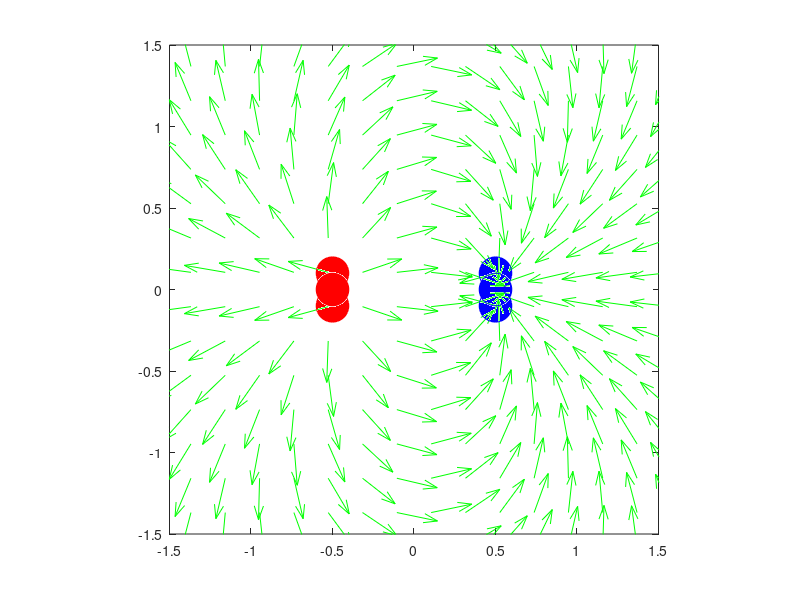

Write MATLAB code to recreate this figure.
clear;
close all; clc;
N=20;
minX=-2;
maxX=2;
minY=-2;
maxY=2;
x=linspace(minX,maxX,N);
y=linspace(minY,maxY,N);
[xG,yG]=meshgrid(x,y);
%posicion particula negativa
xCn=0.5; yCn=0; a=0.2;
xCn2=0.5; yCn2=0+a/2;
xCn3=0.5; yCn3=0-a/2;
xCp=-0.5; yCp=0; a=0.2;
xCp2=-0.5; yCp2=0+a/2;
xCp3=-0.5; yCp3=0-a/2;
%campo el[ectrico
Qn=-20;
Qp=20;
eps0=8.854e-12;
kC=1/(4*pi*eps0);
Rx=xG-xCn;
Ry=yG-yCn;
R=sqrt(Rx.^2 +Ry.^2).^3;
Ex=kC.*Qn.*Rx./R;
Ey=kC.*Qn.*Ry./R;

Rx=xG-xCn2;
Ry=yG-yCn2;
R=sqrt(Rx.^2 +Ry.^2).^3;
Ex=Ex + kC .* Qn .* Rx ./ R;
Ey=Ey + kC .* Qn .* Ry ./R;

Rx=xG-xCn3;
Ry=yG-yCn3;
R=sqrt(Rx.^2 +Ry.^2).^3;
Ex=Ex + kC .* Qn .* Rx ./ R;
Ey=Ey + kC .* Qn .* Ry ./R;


Rx=xG-xCp;
Ry=yG-yCp;
R=sqrt(Rx.^2 +Ry.^2).^3;
Ex=Ex+kC.*Qp.*Rx./R;
Ey=Ey+kC.*Qp.*Ry./R;

Rx=xG-xCp2;
Ry=yG-yCp2;
R=sqrt(Rx.^2 +Ry.^2).^3;
Ex=Ex + kC .* Qp .* Rx ./ R;
Ey=Ey + kC .* Qp .* Ry ./R;

Rx=xG-xCp3;
Ry=yG-yCp3;
R=sqrt(Rx.^2 +Ry.^2).^3;
Ex=Ex + kC .* Qp .* Rx ./ R;
Ey=Ey + kC .* Qp .* Ry ./R;


E= sqrt(Ex.^2 +Ey.^2);

u=Ex./E;
v=Ey./E;
%dibujar
figure();
h=quiver(xG,yG,u,v);
set(h,'color',[0 1 0]);
axis([-1.5 1.5 -1.5 1.5]);
axis equal;
box on;
h=rectangle('Position',[xCn-a/2,yCn-a/2,a,a],'curvature',[1 1]);
set(h,'Facecolor',[0 0 1],'Edgecolor',[0,0,1]);
hold on
h=rectangle('Position',[xCn2-a/2,yCn2-a/2,a,a],'curvature',[1 1]);
set(h,'Facecolor',[0 0 1],'Edgecolor',[0,0,1]);
h=rectangle('Position',[xCn3-a/2,yCn3-a/2,a,a],'curvature',[1 1]);
set(h,'Facecolor',[0 0 1],'Edgecolor',[0,0,1]);
h=rectangle('Position',[xCp-a/2,yCp-a/2,a,a],'curvature',[1 1]);
set(h,'Facecolor',[1 0 0],'Edgecolor',[1,0,0]);
h=rectangle('Position',[xCp2-a/2,yCp2-a/2,a,a],'curvature',[1 1]);
set(h,'Facecolor',[1 0 0],'Edgecolor',[1,0,0]);
h=rectangle('Position',[xCp3-a/2,yCp3-a/2,a,a],'curvature',[1 1]);
set(h,'Facecolor',[1 0 0],'Edgecolor',[1,0,0]);
hold off